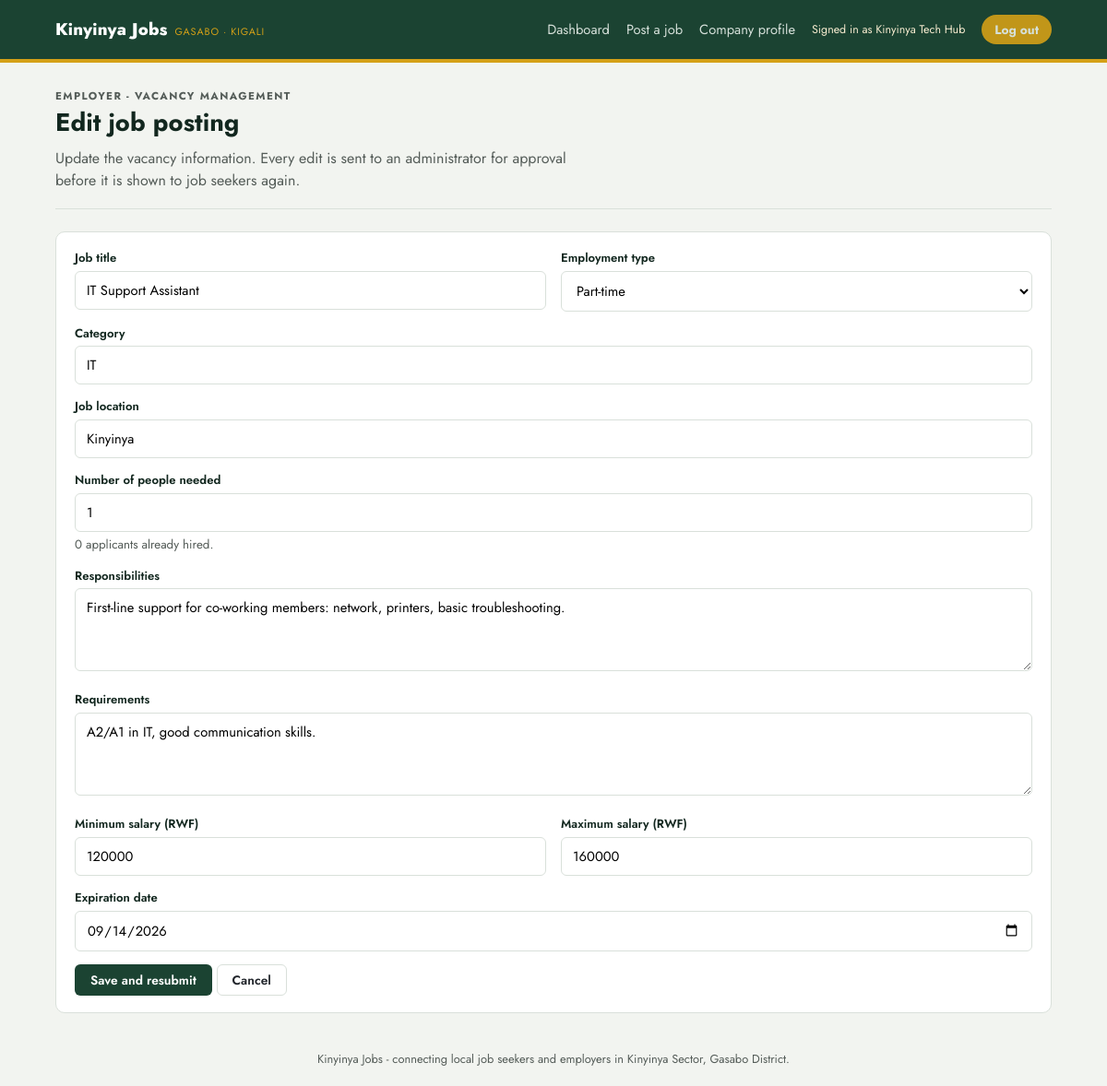
The page /employer/edit-job.php?id=102 (signed in) on the database its author committed.
### tables this page shows
CREATE TABLE IF NOT EXISTS employers (
  id        INT UNSIGNED AUTO_INCREMENT PRIMARY KEY,
  user_id   INT UNSIGNED NULL UNIQUE,
  name      VARCHAR(150) NOT NULL,
  industry  VARCHAR(150) NOT NULL,
  location  VARCHAR(150) NOT NULL,
  about     TEXT NULL,
  CONSTRAINT fk_employers_user FOREIGN KEY (user_id) REFERENCES users(id) ON DELETE CASCADE
);

CREATE TABLE IF NOT EXISTS jobs (
  id            INT UNSIGNED AUTO_INCREMENT PRIMARY KEY,
  employer_id   INT UNSIGNED NOT NULL,
  title         VARCHAR(150) NOT NULL,
  type          VARCHAR(50) NOT NULL DEFAULT 'Full-time',
  category      VARCHAR(100) NOT NULL DEFAULT 'General',
  location      VARCHAR(150) NOT NULL DEFAULT 'Kinyinya',
  description   TEXT NULL,
  requirements  TEXT NULL,
  salary_min    INT UNSIGNED NOT NULL DEFAULT 0,
  salary_max    INT UNSIGNED NOT NULL DEFAULT 0,
  positions_total INT UNSIGNED NOT NULL DEFAULT 1,
  deadline      DATE NOT NULL,
  posted        DATE NOT NULL,
  active        TINYINT(1) NOT NULL DEFAULT 1,
  status        ENUM('pending','approved','rejected') NOT NULL DEFAULT 'pending',
  views         INT UNSIGNED NOT NULL DEFAULT 0,
  CONSTRAINT fk_jobs_employer FOREIGN KEY (employer_id) REFERENCES employers(id) ON DELETE CASCADE,
  INDEX idx_jobs_status (status),
  INDEX idx_jobs_deadline (deadline)
);

### includes/config.php (called while the page is built, shortened)
<?php
function kj_url(string $path = ''): string {
    $documentRoot = isset($_SERVER['DOCUMENT_ROOT']) ? realpath($_SERVER['DOCUMENT_ROOT']) : false;
    $projectRoot = realpath(dirname(__DIR__));
    $base = '';
    if ($documentRoot && $projectRoot) {
        $doc = str_replace('\\', '/', rtrim($documentRoot, '/\\'));
        $project = str_replace('\\', '/', rtrim($projectRoot, '/\\'));
        if ($project === $doc || stripos($project, $doc . '/') === 0) {
            $base = substr($project, strlen($doc));
        }
    }
    return rtrim($base, '/') . '/' . ltrim($path, '/');
}

### includes/db.php (called while the page is built, shortened)
<?php
require_once __DIR__ . '/config.php';
function kj_db(): PDO {
    static $pdo = null;
    if ($pdo === null) {
        $dsn = 'mysql:host=' . DB_HOST . ';port=' . DB_PORT . ';dbname=' . DB_NAME . ';charset=utf8mb4';
        try {
            $pdo = new PDO($dsn, DB_USER, DB_PASS, [
                PDO::ATTR_ERRMODE            => PDO::ERRMODE_EXCEPTION,
                PDO::ATTR_DEFAULT_FETCH_MODE => PDO::FETCH_ASSOC,
                PDO::ATTR_EMULATE_PREPARES   => false,
            ]);
        } catch (PDOException $e) {
            http_response_code(500);
            die(
                '<h1>Database connection failed</h1>' .
                '<p>Could not connect to MySQL database <code>' . htmlspecialchars(DB_NAME) . '</code> ' .
                'on <code>' . htmlspecialchars(DB_HOST) . ':' . htmlspecialchars(DB_PORT) . '</code>.</p>' .
                '<p>Confirm MySQL is running, then use the one-time setup page to configure and import the database.</p>' .
                '<p><a href="' . htmlspecialchars(kj_url('setup.php')) . '">Open database setup</a></p>'
            );
        }
    }
    return $pdo;
}

### includes/data.php (called while the page is built, shortened)
<?php
require_once __DIR__ . '/db.php';
function kj_job_select_sql(): string {
    return "SELECT j.*, (SELECT COUNT(*) FROM applications a WHERE a.job_id = j.id AND a.status = 'hired') AS positions_filled FROM jobs j";
}
function kj_job($id) {
    $stmt = kj_db()->prepare(kj_job_select_sql() . ' WHERE j.id = ?');
    $stmt->execute([(int) $id]);
    $row = $stmt->fetch();
    return $row ?: null;
}
function kj_employer($id) {
    $stmt = kj_db()->prepare('SELECT * FROM employers WHERE id = ?');
    $stmt->execute([(int) $id]);
    return $stmt->fetch() ?: null;
}
function kj_current_user() {
    if ($_SESSION['role'] === 'employer') return kj_employer($_SESSION['user_id']);
    return null;
}

### employer/edit-job.php (the view, shortened to what this page needs)
<?php
require_once __DIR__ . '/../includes/data.php';
$employer = kj_current_user();
$jobId = (int) ($_GET['id'] ?? $_POST['job_id'] ?? 0);
$job = kj_job($jobId);
require __DIR__ . '/../includes/header.php';
?>
<section class="pagehead">
  <p class="eyebrow">Employer - Vacancy management</p>
  <h1>Edit job posting</h1>
  <p>Update the vacancy information. Every edit is sent to an administrator for approval before it is shown to job seekers again.</p>
</section>
<form method="post" class="card">
  <div class="grid-2">
    <div class="field"><label for="title">Job title</label><input id="title" name="title" required value="<?= htmlspecialchars($job['title']) ?>"></div>
    <div class="field"><label for="type">Employment type</label><select id="type" name="type"><?php foreach (['Full-time', 'Part-time', 'Contract', 'Temporary'] as $type): ?><option <?= $job['type'] === $type ? 'selected' : '' ?>><?= $type ?></option><?php endforeach; ?></select></div>
  </div>
  <div class="field"><label for="category">Category</label><input id="category" name="category" value="<?= htmlspecialchars($job['category']) ?>"></div>
  <div class="field"><label for="location">Job location</label><input id="location" name="location" required value="<?= htmlspecialchars($job['location'] ?? 'Kinyinya') ?>"></div>
  <div class="field"><label for="positions_total">Number of people needed</label><input id="positions_total" name="positions_total" type="number" min="1" max="999" required value="<?= max(1, (int) ($job['positions_total'] ?? 1)) ?>"><small><?= (int) ($job['positions_filled'] ?? 0) ?> applicant<?= (int) ($job['positions_filled'] ?? 0) === 1 ? '' : 's' ?> already hired.</small></div>
  <div class="field"><label for="description">Responsibilities</label><textarea id="description" name="description"><?= htmlspecialchars($job['description']) ?></textarea></div>
  <div class="field"><label for="requirements">Requirements</label><textarea id="requirements" name="requirements"><?= htmlspecialchars($job['requirements']) ?></textarea></div>
  <div class="grid-2">
    <div class="field"><label for="salary_min">Minimum salary (RWF)</label><input id="salary_min" name="salary_min" type="number" min="0" value="<?= (int) $job['salary_min'] ?>"></div>
    <div class="field"><label for="salary_max">Maximum salary (RWF)</label><input id="salary_max" name="salary_max" type="number" min="0" value="<?= (int) $job['salary_max'] ?>"></div>
  </div>
  <div class="field"><label for="deadline">Expiration date</label><input id="deadline" name="deadline" type="date" required min="<?= date('Y-m-d', strtotime('+1 day')) ?>" value="<?= htmlspecialchars($job['deadline']) ?>"></div>
  <button class="btn btn-primary" type="submit">Save and resubmit</button>
  <a class="btn btn-ghost" href="dashboard.php">Cancel</a>
</form>
<?php require __DIR__ . '/../includes/footer.php'; ?>

### includes/header.php (shortened to what this page needs)
<?php
$role = $_SESSION['role'] ?? null;
$user = kj_current_user();
function kj_base($path) {
    return kj_url($path);
}
?>
<!doctype html>
<html lang="en">
<head>
<link rel="stylesheet" href="<?= kj_base('assets/style.css') ?>">
</head>
<body>
<header class="topbar">
  <div class="wrap">
    <a class="brand" href="<?= kj_base('index.php') ?>">Kinyinya Jobs <small>Gasabo · Kigali</small></a>
    <nav class="topnav">
      <?php if ($role === 'seeker'): ?>
        <a href="<?= kj_base('seeker/dashboard.php') ?>">My applications</a>
        <a href="<?= kj_base('seeker/jobs.php') ?>">Browse jobs</a>
        <a href="<?= kj_base('seeker/profile.php') ?>">My profile</a>
        <span class="who">Signed in as <?= htmlspecialchars($user['name']) ?></span>
        <a class="pill" href="<?= kj_base('logout.php') ?>">Log out</a>
      <?php elseif ($role === 'employer'): ?>
        <a href="<?= kj_base('employer/dashboard.php') ?>">Dashboard</a>
        <a href="<?= kj_base('employer/post-job.php') ?>">Post a job</a>
        <a href="<?= kj_base('employer/profile.php') ?>">Company profile</a>
        <span class="who">Signed in as <?= htmlspecialchars($user['name']) ?></span>
        <a class="pill" href="<?= kj_base('logout.php') ?>">Log out</a>
      <?php elseif ($role === 'admin'): ?>
        <a href="<?= kj_base('admin/dashboard.php') ?>">Overview</a>
        <span class="who">Platform Admin</span>
        <a class="pill" href="<?= kj_base('logout.php') ?>">Log out</a>
      <?php else: ?>
        <a href="<?= kj_base('index.php') ?>#login">Log in</a>
        <a class="pill" href="<?= kj_base('register.php') ?>">Create account</a>
      <?php endif; ?>
    </nav>
  </div>
</header>
<main class="wrap">

### assets/style.css (style rules this page uses)
:root { --green-900: #12271f; --green-700: #1b4332; --green-500: #2d6a4f; --green-100: #e3ede7; --ochre-600: #b8860b; --ochre-400: #d4a017; --ochre-100: #f7ecd0; --brick-600: #a13d2d; --brick-100: #f4e0da; --ink: #21252b; --ink-soft: #545c58; --paper: #f2f4f0; --card: #ffffff; --line: #d9e0da; --radius: 10px; --font-display: "Jost", sans-serif; --font-body: "Jost", sans-serif; --font-mono: "Jost", sans-serif; }
* { box-sizing: border-box; }
body { margin: 0; overflow-x: hidden; background: var(--paper); color: var(--ink); font-family: var(--font-body); line-height: 1.5; }
button, input, select, textarea, code, pre { font-family: var(--font-body); }
a { color: inherit; }
.wrap { max-width: 1120px; margin: 0 auto; padding: 0 20px; }
.topbar { background: var(--green-700); color: #fff; border-bottom: 4px solid var(--ochre-400); }
.topbar .wrap { display: flex; align-items: center; justify-content: space-between; min-height: 64px; flex-wrap: wrap; gap: 10px; }
.brand { display: flex; align-items: baseline; gap: 8px; font-family: var(--font-display); font-weight: 800; font-size: 1.15rem; letter-spacing: 0.01em; text-decoration: none; color: #fff; }
.brand small { font-family: var(--font-mono); font-weight: 400; font-size: 0.68rem; color: var(--ochre-400); letter-spacing: 0.08em; text-transform: uppercase; }
.topnav { display: flex; align-items: center; gap: 18px; font-size: 0.92rem; }
.topnav a { text-decoration: none; color: #eaf1ec; opacity: 0.9; }
.pill { background: var(--ochre-400); color: var(--green-900); font-weight: 700; padding: 6px 14px; border-radius: 999px; font-size: 0.85rem; text-decoration: none; }
.who { font-family: var(--font-mono); font-size: 0.78rem; color: var(--ochre-100); }
.pagehead { padding: 28px 0 18px; border-bottom: 1px solid var(--line); margin-bottom: 24px; }
.eyebrow { font-family: var(--font-mono); text-transform: uppercase; letter-spacing: 0.12em; font-size: 0.72rem; color: var(--green-500); font-weight: 700; margin: 0 0 6px; }
.pagehead h1 { font-family: var(--font-display); font-size: 1.7rem; margin: 0 0 6px; color: var(--green-900); }
.pagehead p { margin: 0; color: var(--ink-soft); max-width: 60ch; }
.card { background: var(--card); border: 1px solid var(--line); border-radius: var(--radius); padding: 18px 20px; margin-bottom: 14px; }
.btn { display: inline-block; font-family: var(--font-body); font-weight: 600; font-size: 0.86rem; padding: 8px 16px; border-radius: 6px; border: 1px solid transparent; cursor: pointer; text-decoration: none; line-height: 1.2; }
.btn-primary { background: var(--green-700); color: #fff; }
.btn-ghost { background: transparent; border-color: var(--line); color: var(--ink); }
.field { margin-bottom: 14px; }
.field label { display: block; font-size: 0.82rem; font-weight: 600; margin-bottom: 4px; color: var(--green-900); }
.field input, .field select, .field textarea { width: 100%; padding: 9px 12px; border: 1px solid var(--line); border-radius: 6px; font-family: var(--font-body); font-size: 0.92rem; background: #fff; }
.field textarea { resize: vertical; min-height: 90px; }
.field small { display: block; margin-top: 4px; color: var(--ink-soft); }
.grid-2 { display: grid; grid-template-columns: 1fr 1fr; gap: 16px; }

### rows shown on the page
employers: name "Kinyinya Tech Hub"
jobs: title "IT Support Assistant", type "Part-time", category "IT", location "Kinyinya", positions_total "1", description "First-line support for co-working members: network, printers, basic troubleshooting.", requirements "A2/A1 in IT, good communication skills.", salary_min "120000", salary_max "160000", deadline "09/14/2026"

### other values the page prints
$job['positions_filled'] "0"
